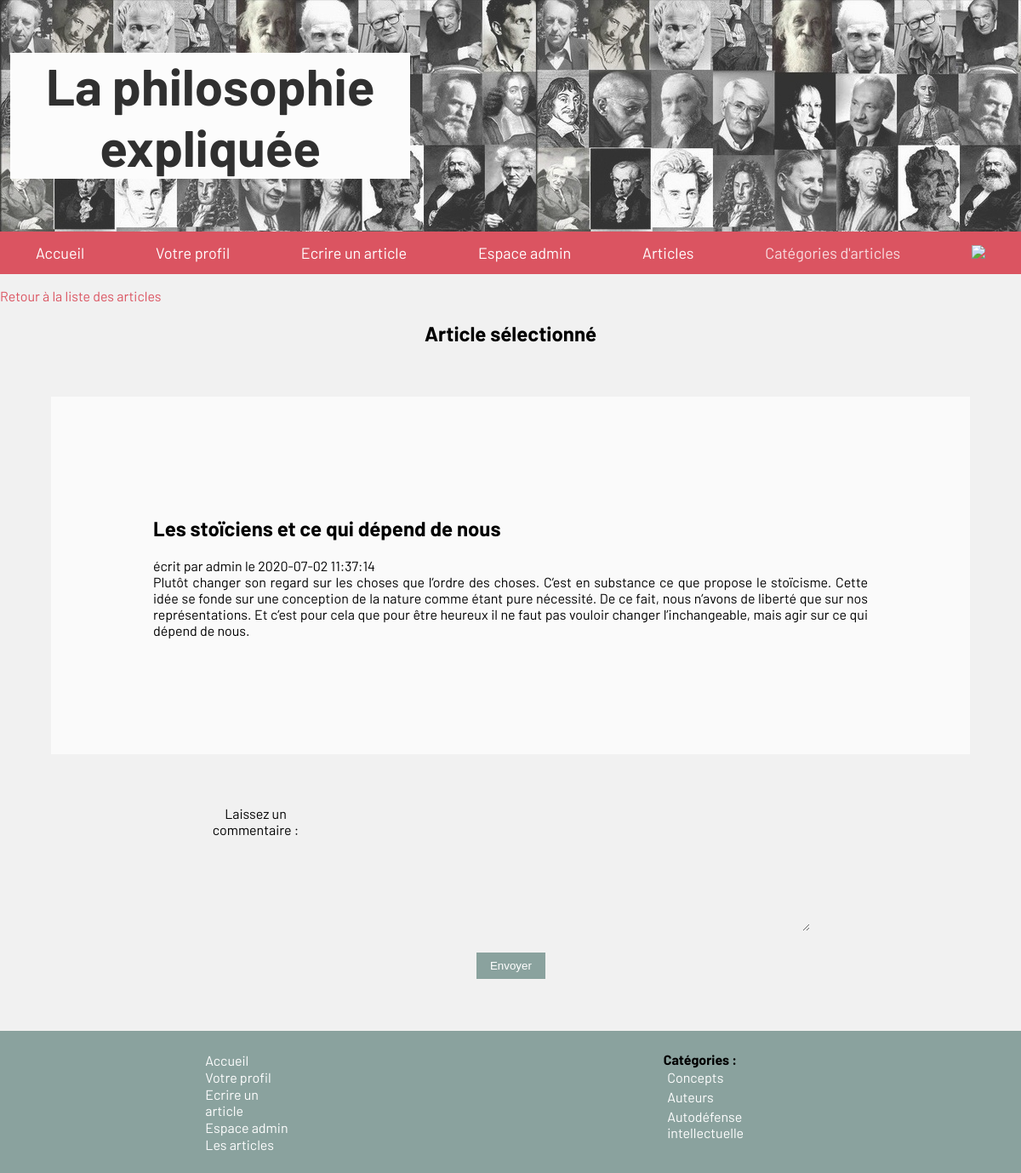
The page /article.php?id=9 (signed in) on the database its author committed.
### tables this page shows
CREATE TABLE IF NOT EXISTS `articles` (
  `id` int(11) NOT NULL AUTO_INCREMENT,
  `article` text NOT NULL,
  `id_utilisateur` int(11) NOT NULL,
  `id_categorie` int(11) NOT NULL,
  `date` timestamp NOT NULL,
  `titre` varchar(255) NOT NULL,
  PRIMARY KEY (`id`)
);

CREATE TABLE IF NOT EXISTS `utilisateurs` (
  `id` int(11) NOT NULL AUTO_INCREMENT,
  `login` varchar(255) NOT NULL,
  `password` varchar(255) NOT NULL,
  `email` varchar(255) NOT NULL,
  `id_droits` int(11) NOT NULL,
  PRIMARY KEY (`id`)
);

CREATE TABLE IF NOT EXISTS `categories` (
  `id` int(11) NOT NULL AUTO_INCREMENT,
  `nom` varchar(80) NOT NULL,
  PRIMARY KEY (`id`)
);

### article.php (the view, shortened to what this page needs)
<!DOCTYPE html>
<html>
    <head>
    	<link href="css/style.css" rel="stylesheet" />
      <link rel="stylesheet" href="css/form.css">
    </head>
    <header>
      <?php  include('includes/header.php') ?>
    </header>
    <body>
      <p><a class="link_voir_article" href="articles.php">Retour à la liste des articles</a></p>
      <div class="article">
        <h2> Article sélectionné </h2>
        <?php
        if(isset($_GET['id']))
        {
          $req = $bdd->prepare('SELECT login, titre, article, date FROM articles, utilisateurs
                  WHERE utilisateurs.id = articles.id_utilisateur AND articles.id  = ?');
          $req->execute(array($_GET['id']));
          while ($donnees = $req->fetch())
          {
          ?>
            <div class="card_article">
              <h2><?php echo htmlspecialchars($donnees['titre']); ?></h2>
                écrit par <?php echo htmlspecialchars($donnees['login']);?>
                le <?php echo $donnees['date']; ?><br>
              <?php echo htmlspecialchars($donnees['article']); ?></p>
            </div>
          <?php
          }
        }
        ?>
        <?php if(isset($_SESSION['login'])){
          ?> <form class="form_commentaire" action="article.php?id=<?php echo $_GET['id']; ?>" method="post" name="commentaire">
            <div class="ajout_commentaire">
              <label> Laissez un commentaire :</label>
              <textarea id = "commentaire" name="commentaire" value="" rows="5" cols="73"></textarea>
            </div>
            <div class="submit_commentaire">
              <input id="bouton_commentaire" type="submit" value="Envoyer">
            </div>
          </form>
        </div>
        <?php } ?>
      <?php include("includes/footer.php");?>
    </body>
</html>

### includes/footer.php (shortened to what this page needs)
<?php
    try
    {
    	$bdd = new PDO('mysql:host=localhost;dbname=blog;charset=utf8', 'root', '');
    }
    catch (Exception $e)
    {
            die('Erreur : ' . $e->getMessage());
    }
?>
<!DOCTYPE html>
<html lang="fr" dir="ltr">
  <head>
    <link rel="stylesheet" href="css/style.css">
  </head>
  <body>
    <?php
        if (isset($_SESSION['login'])) {
            if ($_SESSION['id_droits']== 1) {
              ?>
              <div class="navbar_bottom">
                <a href="index.php"><center>Accueil</center></a>
                <a href="profil.php"> Votre profil <i> <?php $_SESSION['login'] ?></i></a>
                <a href="articles.php"> Articles  </a>
                <?php   $reponse = $bdd->query('SELECT * FROM categories');
                 while ($donnees = $reponse->fetch())
                 {
                   ?>
                    <a href="">
                   <?php echo $donnees['nom'];
                  }
                  ?><a/>
              </div>
                <?php
                }elseif ($_SESSION['id_droits']== 1337){ ?>
                  <div class="navbar_bottom">
                    <div class="liste_footer">
                      <a href="index.php">Accueil</a>
                      <a href="profil.php"> Votre profil <i><?php $_SESSION['login'] ?></i></a>
                      <a href="creer-article.php"> Ecrire un article </a>
                      <a href="admin.php"> Espace admin </a>
                      <a href="articles.php"> Les articles </a>
                    </div>
                    <div class="liste_categories">
                      <strong> Catégories : </strong>
                      <?php   $reponse = $bdd->query('SELECT * FROM categories');
                      while ($donnees = $reponse->fetch())
                      {
                      ?>
                      <a href="articles.php?categorie=<?php echo $donnees['id'];
                      ?>" class="link_categorie"> <?php  echo " ". $donnees['nom']; }?> </a>
                    </div>
                  </div>
                <?php  }
              }  ?>
  </body>
</html>

### css/style.css (style rules this page uses)
body { background: #f1f1f1; font-family: 'Barlow', sans-serif; margin: auto; padding: auto; }
html { height: 100%; }
body { min-height: 100%; margin: 0; padding: 0; }
.container_admin h1, { text-align: center; }
input { padding: 0.5%; margin: 0.5%; }
.link_voir_article { color: #DB5461; text-decoration: none; }
.link_categorie { text-decoration: none; background-color: #8AA29E; color: white; padding: 0.5%; }
.article { text-align: center; }
.card_article { background-color: #FAFAFA; padding: 10%; margin: 5%; text-align: justify; }
.navbar_bottom { display: flex; flex-direction: row; justify-content: space-around; background-color: #8AA29E; padding: 2%; margin-top:5%; }
.navbar_bottom a { color: white; text-decoration: none; background-color: #8AA29E; margin: 1% 2% 0 2%; display: flex; flex-direction: column; }
.liste_categories { display: flex; flex-direction: column; }
.liste_footer { display: flex; flex-direction: column; }

### css/form.css (style rules this page uses)
form { display: flex; flex-direction: column; align-items: center; margin: 1%; }
label { display:block; float:left; width:150px; }
input { float: left; }
textarea { width: 90%; padding: 2%; margin: 5px 0 22px 0; display: inline-block; border: none; background: #f1f1f1; }
#bouton_commentaire { text-decoration: none; padding: 8px 16px; background-color: #8AA29E; color:white; border:none; cursor:pointer; }

### rows shown on the page
articles: titre "Les stoïciens et ce qui dépend de nous", id_utilisateur.login "admin", date "2020-07-02 11:37:14", article "Plutôt changer son regard sur les choses que l’ordre des choses. C’est en substance ce que propose le stoïcisme. Cette idée se fonde sur une conception de la nature comme étant pure nécessité. De ce fait, nous n’avons de liberté que sur nos représentations. Et c’est pour cela que pour être heureux il ne faut pas vouloir changer l’inchangeable, mais agir sur ce qui dépend de nous."
categories: nom "Concepts"
categories: nom "Auteurs"
categories: nom "Autodéfense intellectuelle"
